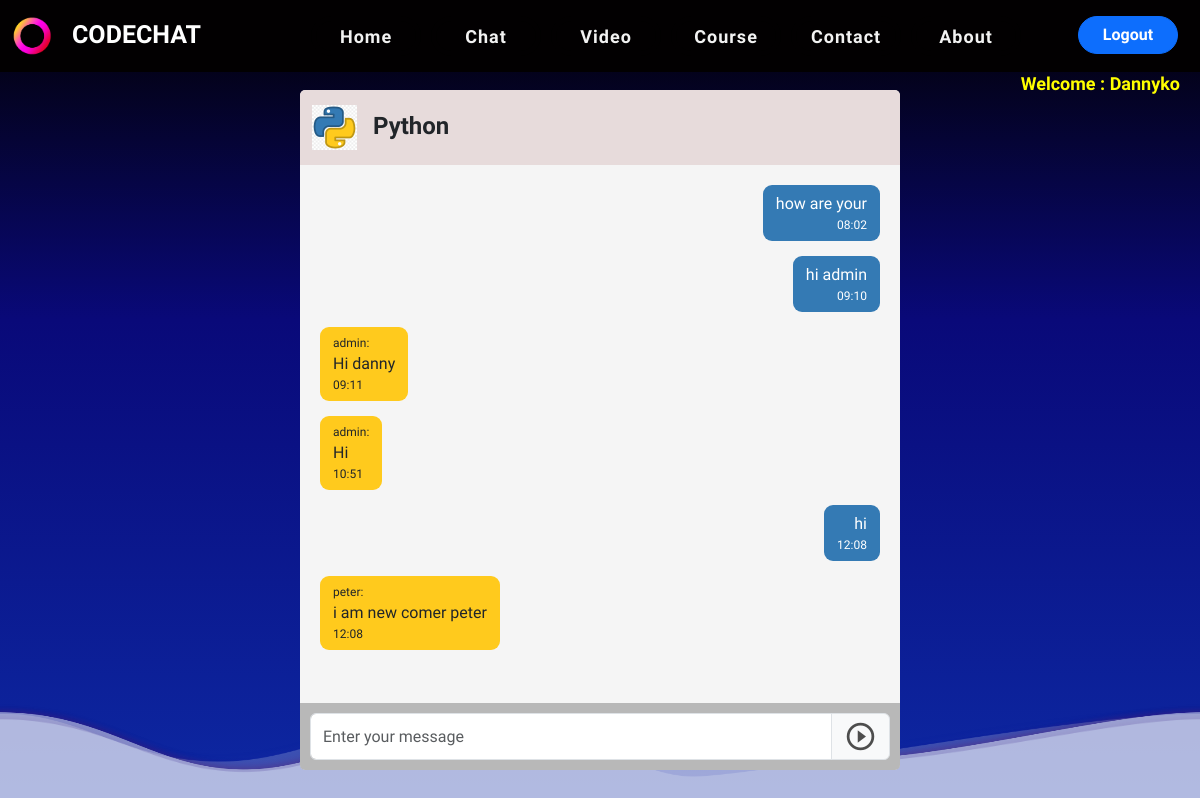
/rooms/python/ (signed in), run on an earlier commit of the app's database.
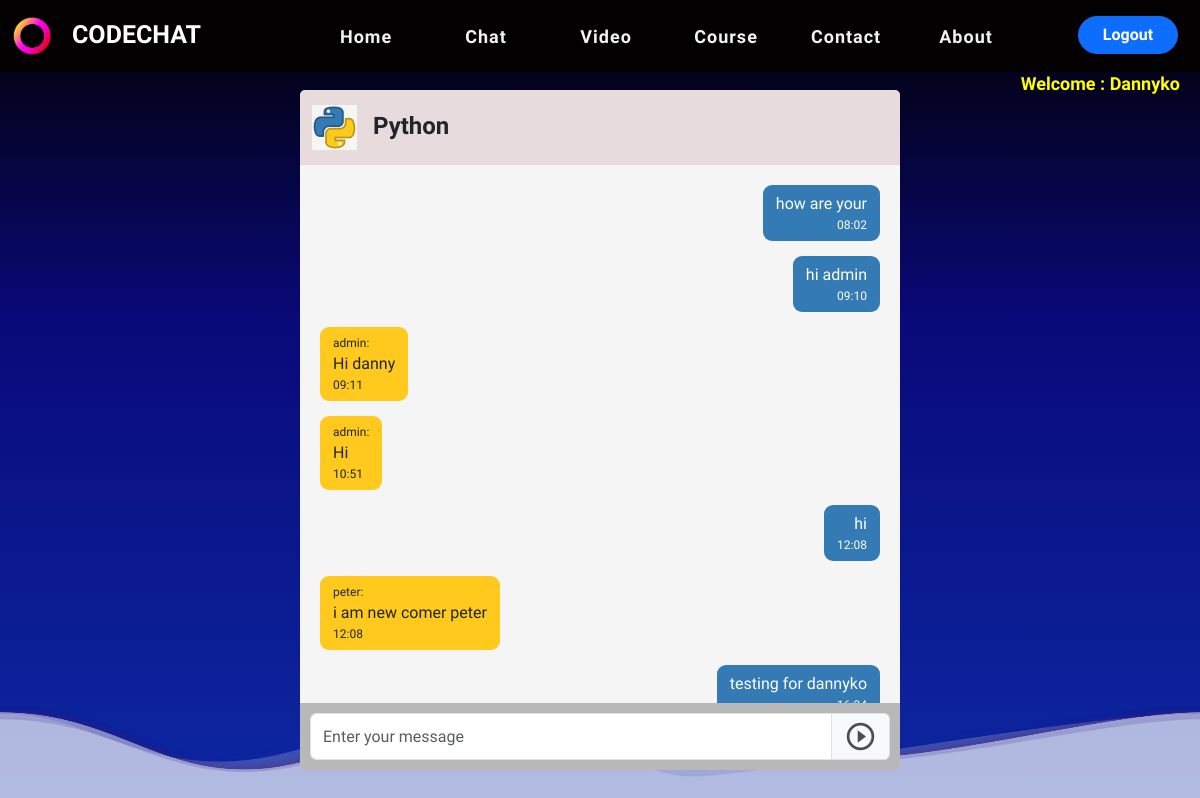
And on a later commit of the database.
### room/models.py (models this page shows)
class Message(models.Model):
    room = models.ForeignKey(Room, related_name='messages', on_delete=models.CASCADE)
    user = models.ForeignKey(User, related_name='messages', on_delete=models.CASCADE)
    content = models.TextField()
    date_added = models.DateTimeField(auto_now_add=True)
    class Meta:
        ordering= ('date_added',)

### room/views.py (the view)
# urls.py: path("<slug:slug>/", views.chatroomPage, name="chatroomPage")
@login_required
def chatroomPage(request, slug):
    room = Room.objects.get(slug = slug)
    messages = Message.objects.filter(room=room)
    data={'room': room, 'messages':messages}
    return render(request, "room/chatroomPage.html", data)

### room/templates/room/chatroomPage.html (shortened to what this page needs)
{% extends "core/base.html" %}
{% load static %}
{% block content %}
<div class="chatcontainer">
  <div class="card chatroom">
    <div class="topic" >
      <div>
      <image src="{% static 'images/'  %}{{room.image}}" style="width:45px; margin-right:10px"/>
      {{room.name}}
      </div>
    </div>
    <div class="chatcontent translate" id="chat-messages">
      {% for m in messages %}
         {% if request.user.username == m.user.username %}
        <div class="iam_say">
          <div class="btn bubble">
            {{m.content}}<br/>
            <span>{{m.date_added|date:"H:i"}}</span>
          </div>
        </div>
         {% else %}
        <div class="user_say">
          <div class="btn ububble">
          <span>{{m.user.username}}:</span>
           {{m.content}}
          <span>{{m.date_added|date:"H:i"}}</span>
          </div>
        </div>
         {% endif %}
      {% endfor %}
    </div>
    <form message="post" action=".">
        <div class="input-group chatbar">
      <input type="text" class="form-control" placeholder="Enter your message" id="chat-message-input">
      <button class="input-group-text" id="chat-message-submit"><i class="material-icons icons" style="font-size:33px">&#xe039;</i></button>
    </div>
      </form>
  </div>
</div>
{% endblock %}

What changed in the data, as far as the page shows it:
added Message: content "testing for dannyko"
